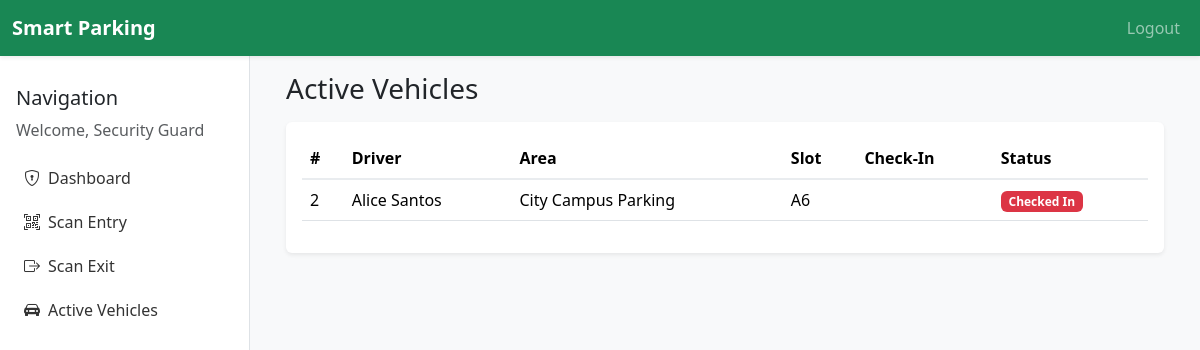
The app's page /guard/active_vehicles.php (signed in) with its own data.
### tables this page shows
CREATE TABLE `reservations` (
  `id` INT AUTO_INCREMENT PRIMARY KEY,
  `user_id` INT NOT NULL,
  `slot_id` INT NOT NULL,
  `qr_code` VARCHAR(255) NOT NULL,
  `reservation_date` DATE NOT NULL,
  `start_time` DATETIME NOT NULL,
  `end_time` DATETIME NOT NULL,
  `check_in_time` DATETIME NULL,
  `check_out_time` DATETIME NULL,
  `status` ENUM('Pending','Reserved','CheckedIn','Completed','Cancelled') NOT NULL DEFAULT 'Pending',
  `total_fee` DECIMAL(10,2) DEFAULT 0.00,
  `created_at` DATETIME NOT NULL DEFAULT CURRENT_TIMESTAMP,
  FOREIGN KEY (`user_id`) REFERENCES `users`(`id`) ON DELETE CASCADE,
  FOREIGN KEY (`slot_id`) REFERENCES `parking_slots`(`id`) ON DELETE CASCADE
);

CREATE TABLE `users` (
  `id` INT AUTO_INCREMENT PRIMARY KEY,
  `full_name` VARCHAR(100) NOT NULL,
  `email` VARCHAR(150) NOT NULL UNIQUE,
  `phone` VARCHAR(20) NOT NULL,
  `password` VARCHAR(255) NOT NULL,
  `role` ENUM('driver','admin','guard') NOT NULL DEFAULT 'driver',
  `created_at` DATETIME NOT NULL DEFAULT CURRENT_TIMESTAMP
);

CREATE TABLE `parking_areas` (
  `id` INT AUTO_INCREMENT PRIMARY KEY,
  `name` VARCHAR(100) NOT NULL,
  `address` VARCHAR(255) NOT NULL,
  `total_slots` INT NOT NULL DEFAULT 0,
  `price_per_hour` DECIMAL(10,2) NOT NULL DEFAULT 50.00,
  `created_at` DATETIME NOT NULL DEFAULT CURRENT_TIMESTAMP
);

CREATE TABLE `parking_slots` (
  `id` INT AUTO_INCREMENT PRIMARY KEY,
  `area_id` INT NOT NULL,
  `slot_number` VARCHAR(20) NOT NULL,
  `slot_type` ENUM('standard','vip','disabled') NOT NULL DEFAULT 'standard',
  `status` ENUM('Available','Reserved','Occupied','Maintenance') NOT NULL DEFAULT 'Available',
  `created_at` DATETIME NOT NULL DEFAULT CURRENT_TIMESTAMP,
  FOREIGN KEY (`area_id`) REFERENCES `parking_areas`(`id`) ON DELETE CASCADE
);

### includes/auth.php (called while the page is built, shortened)
<?php
function sanitize($value) {
    return htmlspecialchars(trim($value), ENT_QUOTES, 'UTF-8');
}

### guard/active_vehicles.php (the view, shortened to what this page needs)
<?php
require_once __DIR__ . '/../includes/auth.php';
$vehicles = $pdo->query('SELECT r.*, u.full_name, p.slot_number, a.name AS area_name FROM reservations r JOIN users u ON r.user_id=u.id JOIN parking_slots p ON r.slot_id=p.id JOIN parking_areas a ON p.area_id=a.id WHERE r.status = "CheckedIn" ORDER BY r.check_in_time DESC')->fetchAll();
include __DIR__ . '/../includes/header.php';
?>
<?php include __DIR__ . '/../includes/sidebar.php'; ?>
<div class="content p-4">
    <?php include __DIR__ . '/../includes/navbar.php'; ?>
    <div class="container-fluid">
        <h1 class="h3 mb-3">Active Vehicles</h1>
        <div class="card shadow-sm">
            <div class="card-body table-responsive">
                <table class="table table-hover">
                    <thead><tr><th>#</th><th>Driver</th><th>Area</th><th>Slot</th><th>Check-In</th><th>Status</th></tr></thead>
                    <tbody>
                        <?php foreach ($vehicles as $vehicle): ?>
                        <tr>
                            <td><?= sanitize($vehicle['id']) ?></td>
                            <td><?= sanitize($vehicle['full_name']) ?></td>
                            <td><?= sanitize($vehicle['area_name']) ?></td>
                            <td><?= sanitize($vehicle['slot_number']) ?></td>
                            <td><?= sanitize($vehicle['check_in_time']) ?></td>
                            <td><span class="badge bg-danger">Checked In</span></td>
                        </tr>
                        <?php endforeach; ?>
                    </tbody>
                </table>
            </div>
        </div>
    </div>
</div>
<?php include __DIR__ . '/../includes/footer.php'; ?>

### assets/css/style.css (style rules this page uses)
:root { --sidebar-width: 250px; --bg-color: #f5f7fb; }
body { background: var(--bg-color); }
.content { margin-left: var(--sidebar-width); width: calc(100% - var(--sidebar-width)); padding-top: 80px; }
.card { border: none; }
.table thead th { border-bottom: 2px solid #e9ecef; }

### records on screen
reservations: id "2", user.full_name "Alice Santos", parking_areas.name "City Campus Parking", slot.slot_number "A6"

### other values on screen
$user['full_name'] "Security Guard"
$item['label'] "Dashboard"
$item['label'] "Scan Entry"
$item['label'] "Scan Exit"
$item['label'] "Active Vehicles"
